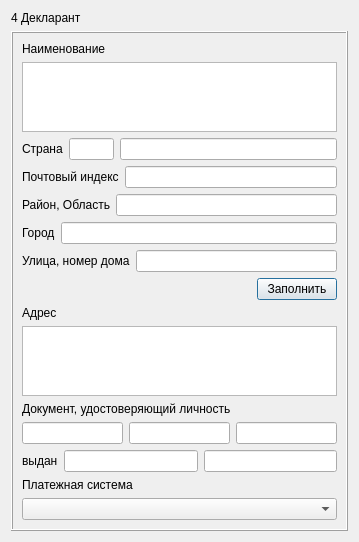
<?xml version="1.0" encoding="UTF-8"?>
<ui version="4.0">
 <class>DeclarantDialog</class>
 <widget class="QDialog" name="DeclarantDialog">
  <property name="geometry">
   <rect>
    <x>0</x>
    <y>0</y>
    <width>359</width>
    <height>536</height>
   </rect>
  </property>
  <property name="windowTitle">
   <string>Декларант</string>
  </property>
  <layout class="QHBoxLayout" name="horizontalLayout_11">
   <item>
    <layout class="QVBoxLayout" name="verticalLayout_8">
     <item>
      <widget class="QLabel" name="label_8">
       <property name="text">
        <string>4 Декларант</string>
       </property>
      </widget>
     </item>
     <item>
      <widget class="QFrame" name="frame">
       <property name="frameShape">
        <enum>QFrame::Box</enum>
       </property>
       <property name="frameShadow">
        <enum>QFrame::Raised</enum>
       </property>
       <layout class="QHBoxLayout" name="horizontalLayout_10">
        <item>
         <layout class="QVBoxLayout" name="verticalLayout_7">
          <item>
           <layout class="QVBoxLayout" name="verticalLayout_5">
            <item>
             <layout class="QVBoxLayout" name="verticalLayout_2">
              <item>
               <widget class="QLabel" name="label">
                <property name="text">
                 <string>Наименование</string>
                </property>
               </widget>
              </item>
              <item>
               <widget class="QTextEdit" name="textEdit">
                <property name="lineWrapMode">
                 <enum>QTextEdit::WidgetWidth</enum>
                </property>
                <property name="overwriteMode">
                 <bool>false</bool>
                </property>
               </widget>
              </item>
             </layout>
            </item>
            <item>
             <layout class="QHBoxLayout" name="horizontalLayout_6">
              <item>
               <widget class="QLabel" name="label_2">
                <property name="text">
                 <string>Страна</string>
                </property>
               </widget>
              </item>
              <item>
               <layout class="QHBoxLayout" name="horizontalLayout">
                <item>
                 <widget class="QLineEdit" name="lineEdit_5">
                  <property name="maximumSize">
                   <size>
                    <width>45</width>
                    <height>16777215</height>
                   </size>
                  </property>
                  <property name="toolTip">
                   <string>Нажмите ENTER для выбора страны</string>
                  </property>
                  <property name="toolTipDuration">
                   <number>-1</number>
                  </property>
                  <property name="maxLength">
                   <number>3</number>
                  </property>
                 </widget>
                </item>
                <item>
                 <widget class="QLineEdit" name="lineEdit">
                  <property name="toolTip">
                   <string>Нажмите ENTER для выбора страны</string>
                  </property>
                  <property name="maxLength">
                   <number>40</number>
                  </property>
                 </widget>
                </item>
               </layout>
              </item>
             </layout>
            </item>
            <item>
             <layout class="QHBoxLayout" name="horizontalLayout_2">
              <item>
               <widget class="QLabel" name="label_3">
                <property name="text">
                 <string>Почтовый индекс</string>
                </property>
               </widget>
              </item>
              <item>
               <widget class="QLineEdit" name="lineEdit_2">
                <property name="maxLength">
                 <number>9</number>
                </property>
               </widget>
              </item>
             </layout>
            </item>
            <item>
             <layout class="QHBoxLayout" name="horizontalLayout_4">
              <item>
               <widget class="QLabel" name="label_4">
                <property name="text">
                 <string>Район, Область</string>
                </property>
               </widget>
              </item>
              <item>
               <widget class="QLineEdit" name="lineEdit_6">
                <property name="maxLength">
                 <number>50</number>
                </property>
               </widget>
              </item>
             </layout>
            </item>
            <item>
             <layout class="QHBoxLayout" name="horizontalLayout_3">
              <item>
               <widget class="QLabel" name="label_5">
                <property name="text">
                 <string>Город</string>
                </property>
               </widget>
              </item>
              <item>
               <widget class="QLineEdit" name="lineEdit_3">
                <property name="maxLength">
                 <number>35</number>
                </property>
               </widget>
              </item>
             </layout>
            </item>
            <item>
             <layout class="QHBoxLayout" name="horizontalLayout_5">
              <item>
               <widget class="QLabel" name="label_6">
                <property name="text">
                 <string>Улица, номер дома</string>
                </property>
               </widget>
              </item>
              <item>
               <widget class="QLineEdit" name="lineEdit_4">
                <property name="maxLength">
                 <number>50</number>
                </property>
               </widget>
              </item>
             </layout>
            </item>
            <item>
             <layout class="QVBoxLayout" name="verticalLayout_3">
              <item>
               <layout class="QHBoxLayout" name="horizontalLayout_7">
                <item>
                 <spacer name="horizontalSpacer">
                  <property name="orientation">
                   <enum>Qt::Horizontal</enum>
                  </property>
                  <property name="sizeHint" stdset="0">
                   <size>
                    <width>40</width>
                    <height>20</height>
                   </size>
                  </property>
                 </spacer>
                </item>
                <item>
                 <widget class="QPushButton" name="pushButton">
                  <property name="text">
                   <string>Заполнить</string>
                  </property>
                 </widget>
                </item>
               </layout>
              </item>
              <item>
               <layout class="QVBoxLayout" name="verticalLayout">
                <item>
                 <widget class="QLabel" name="label_7">
                  <property name="text">
                   <string>Адрес</string>
                  </property>
                 </widget>
                </item>
                <item>
                 <widget class="QTextEdit" name="textEdit_2"/>
                </item>
               </layout>
              </item>
             </layout>
            </item>
           </layout>
          </item>
          <item>
           <layout class="QVBoxLayout" name="verticalLayout_4">
            <item>
             <widget class="QLabel" name="label_9">
              <property name="text">
               <string>Документ, удостоверяющий личность</string>
              </property>
             </widget>
            </item>
            <item>
             <layout class="QHBoxLayout" name="horizontalLayout_8">
              <item>
               <widget class="QLineEdit" name="lineEdit_8">
                <property name="maxLength">
                 <number>2</number>
                </property>
               </widget>
              </item>
              <item>
               <widget class="QLineEdit" name="lineEdit_7">
                <property name="maxLength">
                 <number>11</number>
                </property>
               </widget>
              </item>
              <item>
               <widget class="QLineEdit" name="lineEdit_9">
                <property name="maxLength">
                 <number>25</number>
                </property>
               </widget>
              </item>
             </layout>
            </item>
            <item>
             <layout class="QHBoxLayout" name="horizontalLayout_9">
              <item>
               <widget class="QLabel" name="label_10">
                <property name="text">
                 <string>выдан</string>
                </property>
               </widget>
              </item>
              <item>
               <widget class="QLineEdit" name="lineEdit_10">
                <property name="maxLength">
                 <number>150</number>
                </property>
               </widget>
              </item>
              <item>
               <widget class="QLineEdit" name="lineEdit_11">
                <property name="toolTip">
                 <string>Нажмите ENTER для ввода даты</string>
                </property>
                <property name="maxLength">
                 <number>10</number>
                </property>
               </widget>
              </item>
             </layout>
            </item>
           </layout>
          </item>
          <item>
           <layout class="QVBoxLayout" name="verticalLayout_6">
            <item>
             <widget class="QLabel" name="label_11">
              <property name="text">
               <string>Платежная система</string>
              </property>
             </widget>
            </item>
            <item>
             <widget class="QComboBox" name="comboBox">
              <item>
               <property name="text">
                <string/>
               </property>
              </item>
              <item>
               <property name="text">
                <string>Таможенная карта</string>
               </property>
              </item>
              <item>
               <property name="text">
                <string>Система «Расчет»</string>
               </property>
              </item>
             </widget>
            </item>
           </layout>
          </item>
         </layout>
        </item>
       </layout>
      </widget>
     </item>
    </layout>
   </item>
  </layout>
 </widget>
 <resources/>
 <connections/>
</ui>
